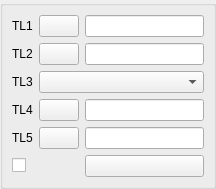
<ui version="4.0" >
 <class>DlgRef_4Sel1List1Check_QTD</class>
 <widget class="QWidget" name="DlgRef_4Sel1List1Check_QTD" >
  <property name="geometry" >
   <rect>
    <x>0</x>
    <y>0</y>
    <width>216</width>
    <height>187</height>
   </rect>
  </property>
  <property name="windowTitle" >
   <string/>
  </property>
  <layout class="QGridLayout" >
   <property name="margin" >
    <number>0</number>
   </property>
   <property name="spacing" >
    <number>0</number>
   </property>
   <item row="0" column="0" >
    <widget class="QGroupBox" name="GroupBox1" >
     <property name="title" >
      <string/>
     </property>
     <layout class="QGridLayout" >
      <property name="margin" >
       <number>9</number>
      </property>
      <property name="spacing" >
       <number>6</number>
      </property>
      <item row="2" column="1" colspan="2" >
       <widget class="QComboBox" name="ComboBox1" >
        <property name="sizePolicy" >
         <sizepolicy>
          <hsizetype>7</hsizetype>
          <vsizetype>0</vsizetype>
          <horstretch>0</horstretch>
          <verstretch>0</verstretch>
         </sizepolicy>
        </property>
       </widget>
      </item>
      <item row="1" column="2" >
       <widget class="QLineEdit" name="LineEdit2" />
      </item>
      <item row="4" column="1" >
       <widget class="QPushButton" name="PushButton4" >
        <property name="sizePolicy" >
         <sizepolicy>
          <hsizetype>0</hsizetype>
          <vsizetype>0</vsizetype>
          <horstretch>0</horstretch>
          <verstretch>0</verstretch>
         </sizepolicy>
        </property>
        <property name="text" >
         <string/>
        </property>
       </widget>
      </item>
      <item row="0" column="1" >
       <widget class="QPushButton" name="PushButton1" >
        <property name="sizePolicy" >
         <sizepolicy>
          <hsizetype>0</hsizetype>
          <vsizetype>0</vsizetype>
          <horstretch>0</horstretch>
          <verstretch>0</verstretch>
         </sizepolicy>
        </property>
        <property name="text" >
         <string/>
        </property>
       </widget>
      </item>
      <item row="4" column="2" >
       <widget class="QLineEdit" name="LineEdit4" />
      </item>
      <item row="3" column="1" >
       <widget class="QPushButton" name="PushButton3" >
        <property name="sizePolicy" >
         <sizepolicy>
          <hsizetype>0</hsizetype>
          <vsizetype>0</vsizetype>
          <horstretch>0</horstretch>
          <verstretch>0</verstretch>
         </sizepolicy>
        </property>
        <property name="text" >
         <string/>
        </property>
       </widget>
      </item>
      <item row="1" column="1" >
       <widget class="QPushButton" name="PushButton2" >
        <property name="sizePolicy" >
         <sizepolicy>
          <hsizetype>0</hsizetype>
          <vsizetype>0</vsizetype>
          <horstretch>0</horstretch>
          <verstretch>0</verstretch>
         </sizepolicy>
        </property>
        <property name="text" >
         <string/>
        </property>
       </widget>
      </item>
      <item row="0" column="0" >
       <widget class="QLabel" name="TextLabel1" >
        <property name="sizePolicy" >
         <sizepolicy>
          <hsizetype>0</hsizetype>
          <vsizetype>0</vsizetype>
          <horstretch>0</horstretch>
          <verstretch>0</verstretch>
         </sizepolicy>
        </property>
        <property name="text" >
         <string>TL1</string>
        </property>
        <property name="wordWrap" >
         <bool>false</bool>
        </property>
       </widget>
      </item>
      <item row="3" column="0" >
       <widget class="QLabel" name="TextLabel4" >
        <property name="sizePolicy" >
         <sizepolicy>
          <hsizetype>0</hsizetype>
          <vsizetype>0</vsizetype>
          <horstretch>0</horstretch>
          <verstretch>0</verstretch>
         </sizepolicy>
        </property>
        <property name="text" >
         <string>TL4</string>
        </property>
        <property name="wordWrap" >
         <bool>false</bool>
        </property>
       </widget>
      </item>
      <item row="0" column="2" >
       <widget class="QLineEdit" name="LineEdit1" />
      </item>
      <item row="4" column="0" >
       <widget class="QLabel" name="TextLabel5" >
        <property name="sizePolicy" >
         <sizepolicy>
          <hsizetype>0</hsizetype>
          <vsizetype>0</vsizetype>
          <horstretch>0</horstretch>
          <verstretch>0</verstretch>
         </sizepolicy>
        </property>
        <property name="text" >
         <string>TL5</string>
        </property>
        <property name="wordWrap" >
         <bool>false</bool>
        </property>
       </widget>
      </item>
      <item row="3" column="2" >
       <widget class="QLineEdit" name="LineEdit3" />
      </item>
      <item row="1" column="0" >
       <widget class="QLabel" name="TextLabel2" >
        <property name="sizePolicy" >
         <sizepolicy>
          <hsizetype>0</hsizetype>
          <vsizetype>0</vsizetype>
          <horstretch>0</horstretch>
          <verstretch>0</verstretch>
         </sizepolicy>
        </property>
        <property name="text" >
         <string>TL2</string>
        </property>
        <property name="wordWrap" >
         <bool>false</bool>
        </property>
       </widget>
      </item>
      <item row="2" column="0" >
       <widget class="QLabel" name="TextLabel3" >
        <property name="sizePolicy" >
         <sizepolicy>
          <hsizetype>0</hsizetype>
          <vsizetype>0</vsizetype>
          <horstretch>0</horstretch>
          <verstretch>0</verstretch>
         </sizepolicy>
        </property>
        <property name="text" >
         <string>TL3</string>
        </property>
        <property name="wordWrap" >
         <bool>false</bool>
        </property>
       </widget>
      </item>
      <item row="5" column="0" colspan="2" >
       <widget class="QCheckBox" name="CheckBox1" >
        <property name="text" >
         <string/>
        </property>
       </widget>
      </item>
      <item row="5" column="2" >
       <widget class="QPushButton" name="PushButton5" >
        <property name="text" >
         <string/>
        </property>
       </widget>
      </item>
     </layout>
    </widget>
   </item>
  </layout>
 </widget>
 <layoutdefault spacing="6" margin="11" />
 <pixmapfunction>qPixmapFromMimeSource</pixmapfunction>
 <tabstops>
  <tabstop>PushButton1</tabstop>
  <tabstop>LineEdit1</tabstop>
  <tabstop>PushButton2</tabstop>
  <tabstop>LineEdit2</tabstop>
  <tabstop>ComboBox1</tabstop>
  <tabstop>PushButton3</tabstop>
  <tabstop>LineEdit3</tabstop>
  <tabstop>PushButton4</tabstop>
  <tabstop>LineEdit4</tabstop>
  <tabstop>CheckBox1</tabstop>
  <tabstop>PushButton5</tabstop>
 </tabstops>
 <resources/>
 <connections/>
</ui>
